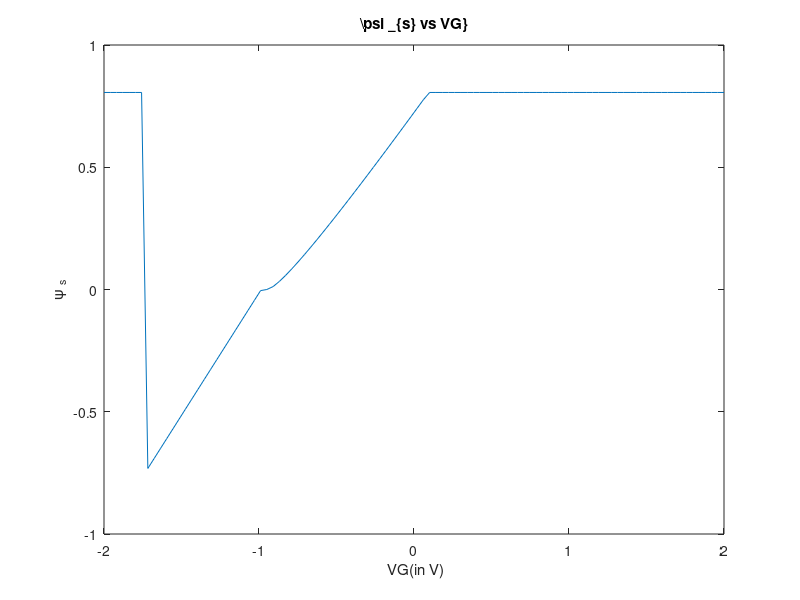
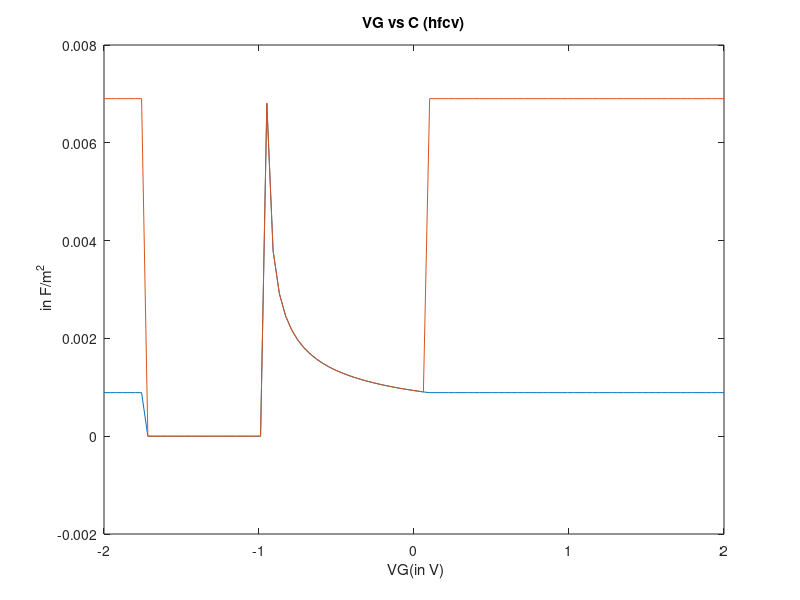
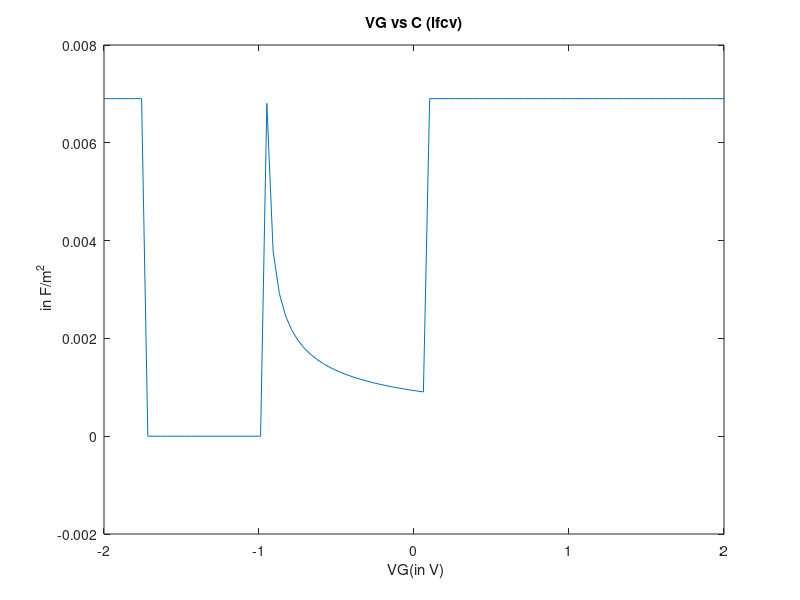
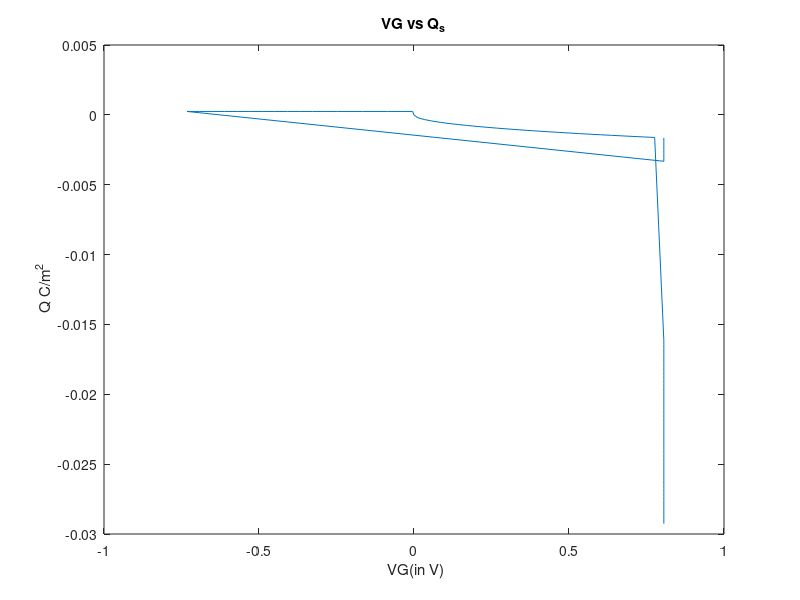

The MATLAB source for these figures, in order:
E_sio2 = 3.9*8.85 * 10^-12;
E_si = 11.9*8.85 * 10^-12;
na = 10^23;
ni = 10^16;
tox = 5*10^-9;
k = 1.380*10^-23;
q = 1.6*10^-19;
t = 300;
eg = 1.1;
kt_q = 0.025;
Cmax = E_sio2/tox;
phi_f =kt_q*log(na/ni);
Vfb = -0.95;
samples = 100;
psi_s = zeros(1,samples);
q_acc =  zeros(1,samples);
q_dep =  zeros(1,samples);
q_inv =  zeros(1,samples);
C_hfcv =  zeros(1,samples);
C_lfcv =  zeros(1,samples);
%%%%for qn 2 PSi vs vg
Vg = linspace(-2,2,samples);
signal = 0;
Vt = 0 ;
%q_max_depletion = 
for i = 1:samples
    
    prefactor = q* na * E_si/(2 * Cmax *Cmax);
    a = 2 * Cmax * Cmax * (Vg(1,i) - Vfb)/(q*na* E_si);
    b  = prefactor * (sqrt(1+a) - 1)* (sqrt(1+a) - 1);
if b<0;
    psi_s(1,i) = 0;
    C_lfcv(1,i) =Cmax;
    q_inv(1,i) = 0 ;
    q_dep(1,i) = 0 ;
    q_acc(1,i) = -1*Cmax*(Vg(1,i) - Vfb);
    C_hfcv(1,i)  =  C_lfcv(1,i);  
%    qs(1,i) = -Cmax*(Vg-Vfb);
elseif b>0 && b<  2*phi_f
    W = (E_si/Cmax)*(sqrt(1+a) - 1);
    q_inv(1,i) = 0 ;
    q_dep(1,i) = -q*na*W ;
    q_acc(1,i) = 0;
    C_lfcv(1,i) =Cmax*( E_si/W)/(( E_si/W)+ Cmax);
    C_hfcv(1,i)  =  C_lfcv(1,i); 
    psi_s(1,i) = b;
elseif b>2*phi_f
    if signal == 0
       Vt = Vg(1,i);
    end
        signal = 1;
        psi_s(1,i) =2*phi_f;
        W = sqrt(2*E_si* psi_s(1,i)/(q*na));
        C_lfcv(1,i) = Cmax;
        C_hfcv(1,i) =Cmax*( E_si/W)/(( E_si/W)+ Cmax);
       q_inv(1,i) = -1*Cmax*(Vg(1,i) - Vt) ;
       q_dep(1,i) = -q*na*W ;
       q_acc(1,i) = 0;     
 
end
end
q_total = q_inv + q_dep + q_acc;
figure(1)
plot(Vg,psi_s)
title('\psi _{s} vs VG}')
xlabel(' VG(in V)') 
ylabel('\psi _{s}') 

figure(2)
plot(Vg,C_hfcv,Vg,C_lfcv)
title(' VG vs C (hfcv) ')
xlabel(' VG(in V)') 
ylabel(' in F/m^2') 


figure(3)
plot(Vg,C_lfcv)
title(' VG vs C (lfcv) ')
xlabel(' VG(in V)') 
ylabel(' in F/m^2') 


figure(4)
plot(psi_s,q_total)
title(' VG vs Q_s ')
xlabel(' VG(in V)') 
ylabel(' Q C/m^2') 

%q vs 


